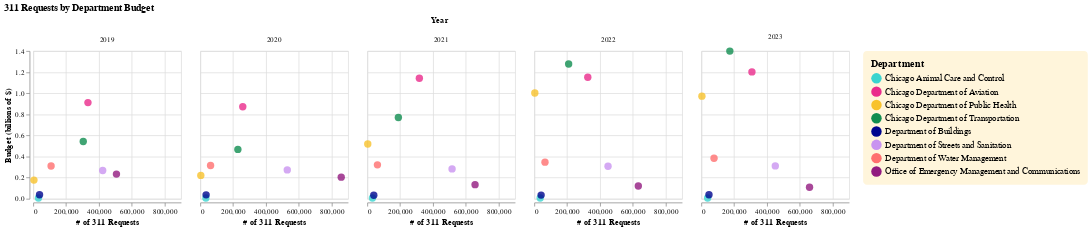

Write notebook code for a chart like this one.
### Code cell
# Chart 4: Scatterplots showing departmental budgets and number of 311 requests, faceted by year
def scatter_311_facet(df):
    df = df[df["department"].isin(["Department of Transportation",
       "Animal Care and Control", "Streets and Sanitation", 
       "Health", "Department of Water Management", "311 City Services", 
       "Buildings", "Aviation"])]
    df["department"] = df["department"].map(dept_dict)

    df = df.groupby(["year", "department"], as_index = False)["num_requests"].sum()
    # Subset the budget dataset to only the departments with the largest number of 311 requests
    budgets_311_subset =  budgets[budgets["department"].isin([
        "Chicago Department of Transportation",
       'Chicago Animal Care and Control', 'Department of Streets and Sanitation', 
       'Chicago Department of Public Health', 'Department of Water Management', 
       "Office of Emergency Management and Communications", 
       'Department of Buildings','Chicago Department of Aviation'])]
    budgets_311_subset = budgets_311_subset.groupby(["year", "department"], as_index = False)["ordinance"].sum()
    # Combine the 311 request data and budget data
    df = pd.merge(df, budgets_311_subset, how = "left", on = ["year", "department"])

    chart = alt.Chart(df, title = "311 Requests by Department Budget").mark_circle(fillOpacity = 0.8, size = 100).encode(
        x = alt.X("num_requests").title("# of 311 Requests"),
        y = alt.Y("ordinance").title("Budget (billions of $)"),
        color = alt.Color("department").title("Department"),
        facet = alt.Facet("year").title("Year")
    ).properties(width = 200, height = 200
    ).configure_legend(labelLimit= 0,
                        padding = 10,
                        cornerRadius = 5,
                        labelFontSize = 12,
                        symbolSize = 200,
                        titleFontSize = 14,
                        fillColor = "#FFF5DB"
    ).configure_range(
        category=alt.RangeScheme(colors[1:]))
    return chart

scatter_311_facet(requests_311)

### Figure 1 — Vega-Lite specification as saved in the notebook (floating-point values rounded to 4 significant figures)
{"usermeta": {"embedOptions": {"theme": "vox"}}, "config": {"view": {"continuousWidth": 300, "continuousHeight": 300}, "legend": {"cornerRadius": 5, "fillColor": "#FFF5DB", "labelFontSize": 12, "labelLimit": 0, "padding": 10, "symbolSize": 200, "titleFontSize": 14}, "range": {"category": ["#3BD4CF", "#EA2B8B", "#F8C22C", "#108D50", "#00058F", "#C994F0", "#FF6F6F", "#921A80", "#BD591B"]}}, "data": {"name": "data-a5576995a47060d08ae19603e7d4da22"}, "mark": {"type": "circle", "fillOpacity": 0.8, "size": 100}, "encoding": {"color": {"field": "department", "title": "Department", "type": "nominal"}, "facet": {"field": "year", "title": "Year", "type": "nominal"}, "x": {"field": "num_requests", "title": "# of 311 Requests", "type": "quantitative"}, "y": {"field": "ordinance", "title": "Budget (billions of $)", "type": "quantitative"}}, "height": 200, "title": "311 Requests by Department Budget", "width": 200, "$schema": "https://vega.github.io/schema/vega-lite/v5.20.1.json", "datasets": {"data-a5576995a47060d08ae19603e7d4da22": [{"year": "2019", "department": "Chicago Animal Care and Control", "num_requests": 31551, "ordinance": 0.006843}, {"year": "2019", "department": "Chicago Department of Aviation", "num_requests": 333040, "ordinance": 0.9113}, {"year": "2019", "department": "Chicago Department of Public Health", "num_requests": 4182, "ordinance": 0.1773}, {"year": "2019", "department": "Chicago Department of Transportation", "num_requests": 304421, "ordinance": 0.5431}, {"year": "2019", "department": "Department of Buildings", "num_requests": 38289, "ordinance": 0.03812}, {"year": "2019", "department": "Department of Streets and Sanitation", "num_requests": 422827, "ordinance": 0.268}, {"year": "2019", "department": "Department of Water Management", "num_requests": 108661, "ordinance": 0.3105}, {"year": "2019", "department": "Office of Emergency Management and Communications", "num_requests": 506595, "ordinance": 0.2339}, {"year": "2020", "department": "Chicago Animal Care and Control", "num_requests": 34195, "ordinance": 0.007006}, {"year": "2020", "department": "Chicago Department of Aviation", "num_requests": 258734, "ordinance": 0.8712}, {"year": "2020", "department": "Chicago Department of Public Health", "num_requests": 3313, "ordinance": 0.2217}, {"year": "2020", "department": "Chicago Department of Transportation", "num_requests": 228982, "ordinance": 0.468}, {"year": "2020", "department": "Department of Buildings", "num_requests": 35522, "ordinance": 0.03713}, {"year": "2020", "department": "Department of Streets and Sanitation", "num_requests": 529798, "ordinance": 0.2736}, {"year": "2020", "department": "Department of Water Management", "num_requests": 62745, "ordinance": 0.3151}, {"year": "2020", "department": "Office of Emergency Management and Communications", "num_requests": 858475, "ordinance": 0.2047}, {"year": "2021", "department": "Chicago Animal Care and Control", "num_requests": 31530, "ordinance": 0.007022}, {"year": "2021", "department": "Chicago Department of Aviation", "num_requests": 317127, "ordinance": 1.141}, {"year": "2021", "department": "Chicago Department of Public Health", "num_requests": 2925, "ordinance": 0.5186}, {"year": "2021", "department": "Chicago Department of Transportation", "num_requests": 189220, "ordinance": 0.7704}, {"year": "2021", "department": "Department of Buildings", "num_requests": 39529, "ordinance": 0.0334}, {"year": "2021", "department": "Department of Streets and Sanitation", "num_requests": 516270, "ordinance": 0.2831}, {"year": "2021", "department": "Department of Water Management", "num_requests": 61826, "ordinance": 0.3215}, {"year": "2021", "department": "Office of Emergency Management and Communications", "num_requests": 656348, "ordinance": 0.1339}, {"year": "2022", "department": "Chicago Animal Care and Control", "num_requests": 35907, "ordinance": 0.007174}, {"year": "2022", "department": "Chicago Department of Aviation", "num_requests": 325772, "ordinance": 1.151}, {"year": "2022", "department": "Chicago Department of Public Health", "num_requests": 3231, "ordinance": 1.002}, {"year": "2022", "department": "Chicago Department of Transportation", "num_requests": 209166, "ordinance": 1.276}, {"year": "2022", "department": "Department of Buildings", "num_requests": 41544, "ordinance": 0.03488}, {"year": "2022", "department": "Department of Streets and Sanitation", "num_requests": 448971, "ordinance": 0.308}, {"year": "2022", "department": "Department of Water Management", "num_requests": 65157, "ordinance": 0.3468}, {"year": "2022", "department": "Office of Emergency Management and Communications", "num_requests": 633431, "ordinance": 0.1213}, {"year": "2023", "department": "Chicago Animal Care and Control", "num_requests": 38519, "ordinance": 0.007025}, {"year": "2023", "department": "Chicago Department of Aviation", "num_requests": 308218, "ordinance": 1.202}, {"year": "2023", "department": "Chicago Department of Public Health", "num_requests": 3568, "ordinance": 0.9724}, {"year": "2023", "department": "Chicago Department of Transportation", "num_requests": 173736, "ordinance": 1.399}, {"year": "2023", "department": "Department of Buildings", "num_requests": 46687, "ordinance": 0.03861}, {"year": "2023", "department": "Department of Streets and Sanitation", "num_requests": 450490, "ordinance": 0.3115}, {"year": "2023", "department": "Department of Water Management", "num_requests": 77386, "ordinance": 0.3844}, {"year": "2023", "department": "Office of Emergency Management and Communications", "num_requests": 659021, "ordinance": 0.1091}]}}
